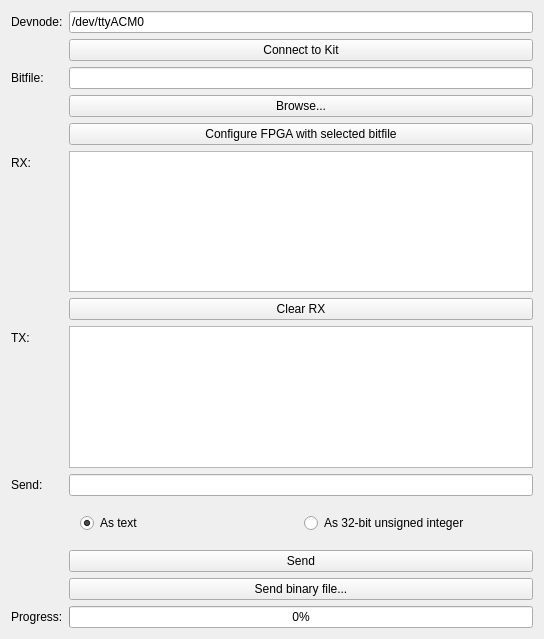
<?xml version="1.0" encoding="UTF-8"?>
<ui version="4.0">
 <class>MainWindow</class>
 <widget class="QMainWindow" name="MainWindow">
  <property name="geometry">
   <rect>
    <x>0</x>
    <y>0</y>
    <width>544</width>
    <height>639</height>
   </rect>
  </property>
  <property name="windowTitle">
   <string>S6LX Evaluation Kit Programming Utility</string>
  </property>
  <widget class="QWidget" name="centralWidget">
   <layout class="QFormLayout" name="formLayout">
    <property name="fieldGrowthPolicy">
     <enum>QFormLayout::AllNonFixedFieldsGrow</enum>
    </property>
    <item row="3" column="0">
     <widget class="QLabel" name="label">
      <property name="text">
       <string>Bitfile:</string>
      </property>
     </widget>
    </item>
    <item row="3" column="1">
     <widget class="QLineEdit" name="bitfileLocation">
      <property name="text">
       <string/>
      </property>
     </widget>
    </item>
    <item row="4" column="1">
     <widget class="QPushButton" name="browseForBitfile">
      <property name="text">
       <string>Browse...</string>
      </property>
     </widget>
    </item>
    <item row="5" column="1">
     <widget class="QPushButton" name="doConfigure">
      <property name="text">
       <string>Configure FPGA with selected bitfile</string>
      </property>
     </widget>
    </item>
    <item row="6" column="0">
     <widget class="QLabel" name="label_2">
      <property name="text">
       <string>RX:</string>
      </property>
     </widget>
    </item>
    <item row="6" column="1">
     <widget class="QPlainTextEdit" name="rxText">
      <property name="readOnly">
       <bool>true</bool>
      </property>
     </widget>
    </item>
    <item row="7" column="1">
     <widget class="QPushButton" name="clearRXHistory">
      <property name="text">
       <string>Clear RX</string>
      </property>
     </widget>
    </item>
    <item row="8" column="0">
     <widget class="QLabel" name="label_3">
      <property name="text">
       <string>TX:</string>
      </property>
     </widget>
    </item>
    <item row="8" column="1">
     <widget class="QPlainTextEdit" name="txHistory">
      <property name="readOnly">
       <bool>true</bool>
      </property>
     </widget>
    </item>
    <item row="9" column="0">
     <widget class="QLabel" name="label_5">
      <property name="text">
       <string>Send:</string>
      </property>
     </widget>
    </item>
    <item row="9" column="1">
     <widget class="QLineEdit" name="txData"/>
    </item>
    <item row="11" column="1">
     <widget class="QPushButton" name="send">
      <property name="text">
       <string>Send</string>
      </property>
     </widget>
    </item>
    <item row="12" column="1">
     <widget class="QPushButton" name="sendBinFile">
      <property name="text">
       <string>Send binary file...</string>
      </property>
     </widget>
    </item>
    <item row="13" column="0">
     <widget class="QLabel" name="label_4">
      <property name="text">
       <string>Progress:</string>
      </property>
     </widget>
    </item>
    <item row="13" column="1">
     <widget class="QProgressBar" name="progressBar">
      <property name="value">
       <number>0</number>
      </property>
     </widget>
    </item>
    <item row="10" column="1">
     <widget class="QWidget" name="widget" native="true">
      <layout class="QHBoxLayout" name="horizontalLayout">
       <item>
        <widget class="QRadioButton" name="asText">
         <property name="text">
          <string>As text</string>
         </property>
         <property name="checked">
          <bool>true</bool>
         </property>
        </widget>
       </item>
       <item>
        <widget class="QRadioButton" name="asUInt">
         <property name="text">
          <string>As 32-bit unsigned integer</string>
         </property>
        </widget>
       </item>
      </layout>
     </widget>
    </item>
    <item row="1" column="0">
     <widget class="QLabel" name="label_6">
      <property name="text">
       <string>Devnode:</string>
      </property>
     </widget>
    </item>
    <item row="2" column="1">
     <widget class="QPushButton" name="connectDisconnect">
      <property name="text">
       <string>Connect to Kit</string>
      </property>
     </widget>
    </item>
    <item row="1" column="1">
     <widget class="QLineEdit" name="devNode">
      <property name="text">
       <string>/dev/ttyACM0</string>
      </property>
     </widget>
    </item>
   </layout>
  </widget>
  <widget class="QMenuBar" name="menuBar">
   <property name="geometry">
    <rect>
     <x>0</x>
     <y>0</y>
     <width>544</width>
     <height>25</height>
    </rect>
   </property>
  </widget>
 </widget>
 <layoutdefault spacing="6" margin="11"/>
 <resources/>
 <connections/>
</ui>
